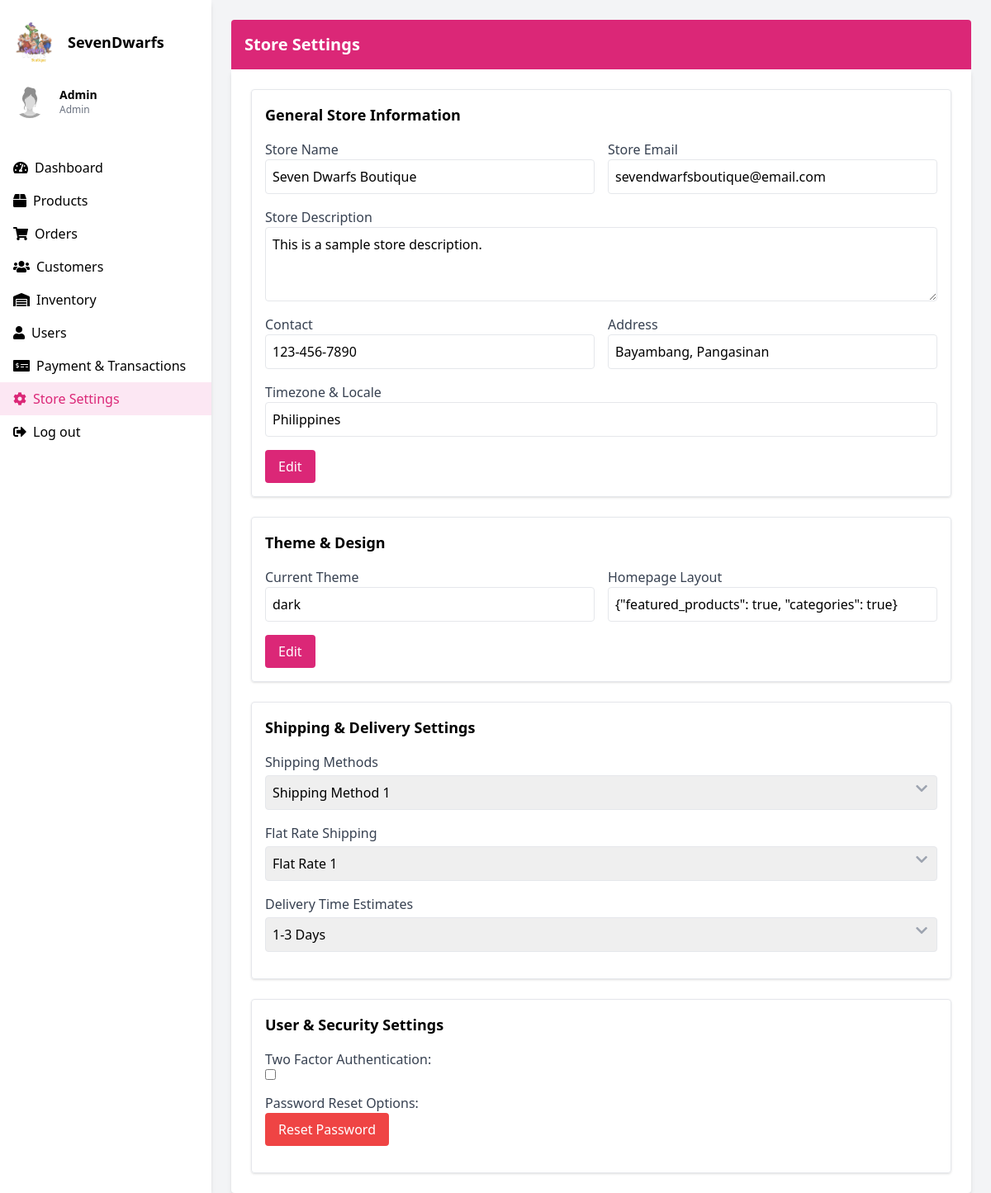
The page /storesettings.php (signed in) on the database as committed earlier.
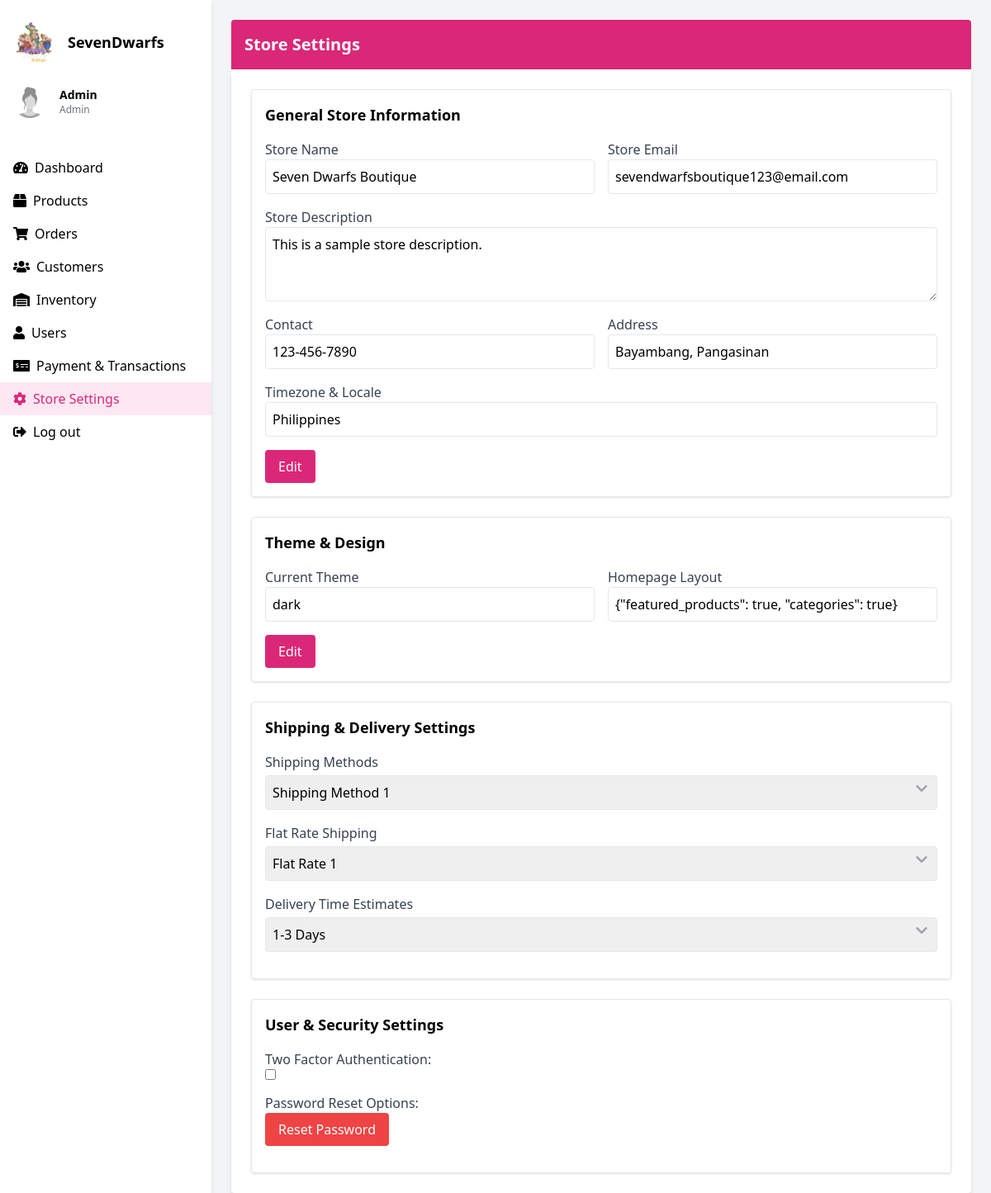
The same page on the database as committed later.
### tables this page shows
CREATE TABLE `store_settings` (
  `id` int(11) NOT NULL,
  `store_name` varchar(255) NOT NULL,
  `store_description` text DEFAULT NULL,
  `store_email` varchar(255) NOT NULL,
  `contact` varchar(100) DEFAULT NULL,
  `address` varchar(255) DEFAULT NULL,
  `timezone_locale` varchar(100) DEFAULT NULL,
  `theme` varchar(100) DEFAULT NULL,
  `homepage_layout` text DEFAULT NULL,
  `custom_css_html` text DEFAULT NULL,
  `shipping_method` varchar(100) DEFAULT NULL,
  `flat_rate_shipping` decimal(10,2) DEFAULT NULL,
  `delivery_time` varchar(100) DEFAULT NULL,
  `two_factor_auth` tinyint(1) DEFAULT 0
);

### storesettings.php (the view, shortened to what the changed rows need)
<?php
include 'conn.php';
$sql = "SELECT * FROM store_settings WHERE id = 1";
$result = mysqli_query($conn, $sql);
$store_settings = mysqli_fetch_assoc($result);
?>
<html lang="en">
 <head>
  <script src="https://cdn.tailwindcss.com">
  </script>
  <link href="https://cdnjs.cloudflare.com/ajax/libs/font-awesome/5.15.3/css/all.min.css" rel="stylesheet"/>
 </head>
 <body class="bg-gray-100">
  <div class="flex h-screen">
   <div class="w-64 bg-white shadow-md">
    <div class="p-4">
     <div class="flex items-center space-x-4">
      <div>
       <h2 class="text-lg font-semibold">
        SevenDwarfs
       </h2>
      </div>
     </div>
    </div>
    </div>
    <div class="flex-1 p-6">
      <div class="bg-pink-600 text-white p-4 rounded-t">
        <h1 class="text-xl font-bold">Store Settings</h1>
      </div>
      <div class="bg-white p-6 rounded-b shadow-md space-y-6">
<div class="border rounded shadow p-4">
  <h2 class="text-lg font-bold mb-4">General Store Information</h2>
  <div class="grid grid-cols-1 md:grid-cols-2 gap-4 mb-4">
    <div>
      <label class="block text-gray-700">Store Name</label>
      <input class="w-full p-2 border rounded" type="text" readonly value="<?php echo htmlspecialchars($store_settings['store_name']); ?>">
    </div>
    <div>
      <label class="block text-gray-700">Store Email</label>
      <input class="w-full p-2 border rounded" type="email" readonly value="<?php echo htmlspecialchars($store_settings['store_email']); ?>">
    </div>
  </div>
  <div class="mb-4">
    <label class="block text-gray-700">Store Description</label>
    <textarea class="w-full p-2 border rounded" readonly rows="3"><?php echo htmlspecialchars($store_settings['store_description']); ?></textarea>
  </div>
  <div class="grid grid-cols-1 md:grid-cols-2 gap-4 mb-4">
    <div>
      <label class="block text-gray-700">Contact</label>
      <input class="w-full p-2 border rounded" type="text" readonly value="<?php echo htmlspecialchars($store_settings['contact']); ?>">
    </div>
    <div>
      <label class="block text-gray-700">Address</label>
      <input class="w-full p-2 border rounded" type="text" readonly value="<?php echo htmlspecialchars($store_settings['address']); ?>">
    </div>
  </div>
  <div class="mb-4">
    <label class="block text-gray-700">Timezone & Locale</label>
    <input class="w-full p-2 border rounded" type="text" readonly value="<?php echo htmlspecialchars($store_settings['timezone_locale']); ?>">
  </div>
</div>
<div class="border rounded shadow p-4">
  <h2 class="text-lg font-bold mb-4">Theme & Design</h2>
  <div class="grid grid-cols-1 md:grid-cols-2 gap-4 mb-4">
    <div>
      <label class="block text-gray-700">Current Theme</label>
      <input class="w-full p-2 border rounded" type="text" readonly value="<?php echo htmlspecialchars($store_settings['theme']); ?>">
    </div>
    <div>
      <label class="block text-gray-700">Homepage Layout</label>
      <input class="w-full p-2 border rounded" type="text" readonly value="<?php echo htmlspecialchars($store_settings['homepage_layout']); ?>">
    </div>
  </div>
</div>
<div class="border rounded shadow p-4">
  <h2 class="text-lg font-bold mb-4">Shipping & Delivery Settings</h2>
</div>
<div class="section border rounded shadow p-4">
    <h2 class="text-lg font-bold mb-4">User & Security Settings</h2>
    <div class="settings-group mb-4">
        <label class="block text-gray-700">Two Factor Authentication:</label>
        <input type="checkbox" id="twoFactorAuth" <?php echo $store_settings['two_factor_auth'] ? 'checked' : ''; ?> onchange="toggleTwoFactorAuth()">
    </div>
</div>

Rows that differ between the two databases and show on the page:
changed store_settings "Seven Dwarfs Boutique": store_email "sevendwarfsboutique@email.com" → "sevendwarfsboutique123@email.com"
